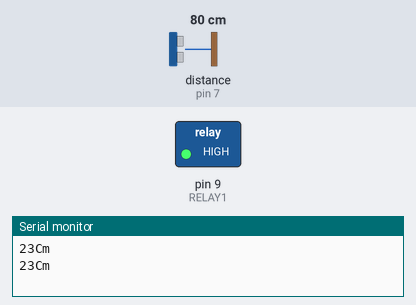
Bench run of a sketch on a simulated Arduino Uno, built with avr-gcc and run on an emulated ATmega328P. On the bench: switched loads named in the sketch (green lamp = pin HIGH), the last lines printed to the serial monitor. Wiring (inferred from the names in the program): ultrasonic range finder: trigger pin 8; echo pin 7. Inputs (shaded band) come from the test bench; at power-on: distance to the obstacle (sensor on pin 7) 80 cm. The echo pulse lasts 58.3 µs per cm; pins used as bus, display or sensor lines are not drawn.

Above: at 1.9 s.
2.0 s: distance to the obstacle (sensor on pin 7) set to 5 cm
3.6 s: distance to the obstacle (sensor on pin 7) set to 2 cm
At 5.8 s:
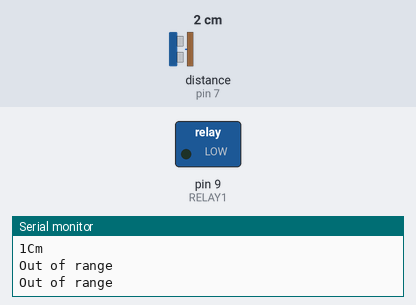
6.1 s: distance to the obstacle (sensor on pin 7) set to 4 cm
At 7.7 s:
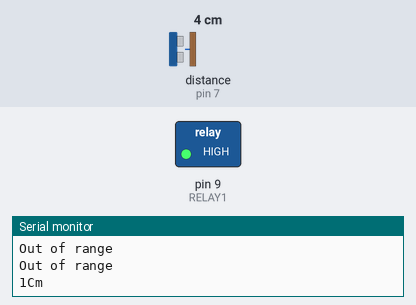
Timing chart, 0 to 9.2 s (numbered marks = the images above; inputs shaded):
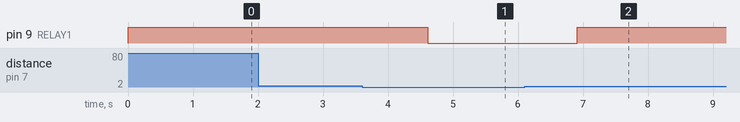

Measured:
- the behaviour switches between 4 and 3 cm on distance to the obstacle (sensor on pin 7) (found by bisection; images 0 and 1)
- after the input at 3.6 s, pin 9 (RELAY1): HIGH → LOW after 1.0 s
- after the input at 6.1 s, pin 9 (RELAY1): LOW → HIGH after 0.82 s

The sketch:

Final_Dust_bin_Code.ino
```cpp
#define echoPin 7
#define trigPin 8
#define RELAY1  9


const int chipSelect = 4;


int maximumRange = 1000;
int minimumRange = 0;
long duration, distance;
const int pinButton = 3;

void setup() {
 Serial.begin (9600);


 pinMode(pinButton, INPUT);

 pinMode(trigPin, OUTPUT);
 pinMode(echoPin, INPUT);
 pinMode(RELAY1, OUTPUT);


}

void loop()
{
  digitalWrite(trigPin, LOW);
 delayMicroseconds(2);

 digitalWrite(trigPin, HIGH);
 delayMicroseconds(10);

 digitalWrite(trigPin, LOW);
 duration = pulseIn(echoPin, HIGH);

 //Calculate distance based on speed of sound
 distance = duration/200.2;


 if (distance >= maximumRange || distance <= minimumRange){

 Serial.println("Out of range");
 digitalWrite(RELAY1,LOW);
 delay(1000);
 }

 else {

 Serial.print(distance);
 Serial.println("Cm");
 digitalWrite(RELAY1,HIGH);
 delay(1000);


 }
delay(150);

 }
```
